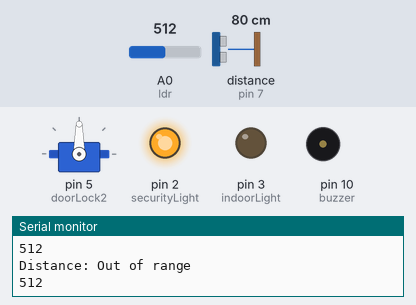
Bench run of a sketch on a simulated Arduino Uno, built with avr-gcc and run on an emulated ATmega328P. Parts: servo, output pins drawn as LEDs (lit = HIGH), buzzer (waves = sounding, pin HIGH), the last lines printed to the serial monitor. Wiring (inferred from the names in the program): ultrasonic range finder: trigger pin 6; echo pin 7. Inputs (shaded band) come from the test bench; at power-on: A0 (ldr) = 512, distance to the obstacle (sensor on pin 7) 80 cm. The echo pulse lasts 58.3 µs per cm; pins used as bus, display or sensor lines are not drawn.

Above: at 1.8 s.
1.9 s: A0 (ldr) set to 27
3.5 s: A0 (ldr) set to 22
At 4.9 s:
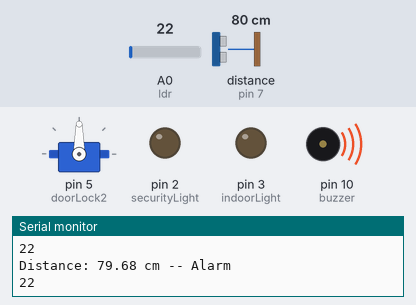
5.5 s: distance to the obstacle (sensor on pin 7) set to 145 cm
7.2 s: distance to the obstacle (sensor on pin 7) set to 153 cm
At 8.4 s:
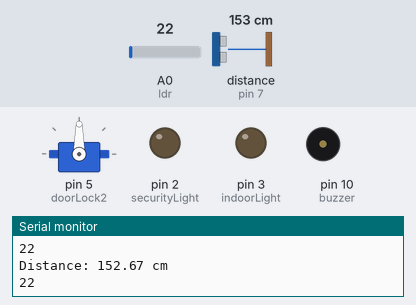
9.5 s: A0 (ldr) set to 122
At 10.3 s:
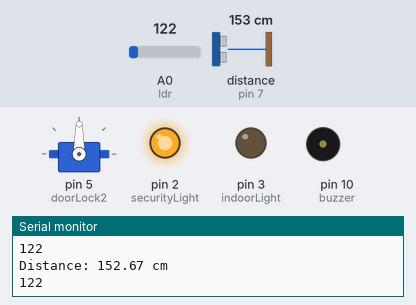
11.5 s: A0 (ldr) set to 15
At 12.6 s:
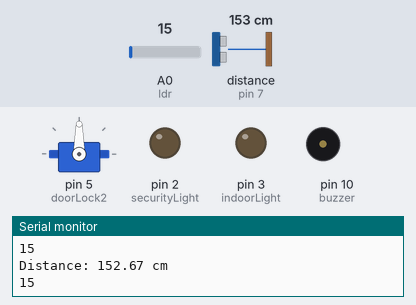
Timing chart, 0 to 14.5 s (numbered marks = the images above; inputs shaded):
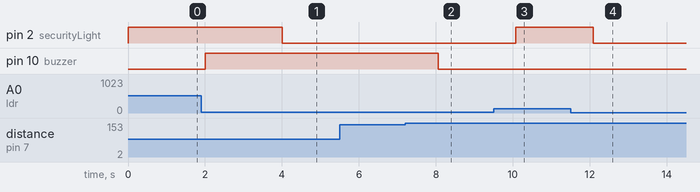

The sketch:

SecuritySystemPro.ino
```cpp
#include <Servo.h>

unsigned long buzzerRunTime = 0;
unsigned long buzzerDelayOff = 100;
unsigned long buzzerDelayON = 300;
byte buzzerState = LOW;

unsigned long ultraRunTime = 0;
unsigned long ultraPreviousTime = 0;
byte ultraState = HIGH;

unsigned long previousTime = 0;

// LEDs
#define securityLight 2
#define indoorLight 3
#define ldr A0
// servos
#define doorLock1 4
#define doorLock2 5
// HC-SR04
#define sensorTrig1 6
#define sensorEcho1 7
#define sensorTrig2 8 //
#define sensorEcho2 9 //

#define buzzer 10

Servo lock1, lock2;

float duration, distance;

void setup() {
  // put your setup code here, to run once:
  Serial.begin(9600);
  pinMode(securityLight, OUTPUT);
  pinMode(indoorLight, OUTPUT);
  pinMode(ldr, INPUT);

  lock1.attach(doorLock1);
  lock1.attach(doorLock2);

  pinMode(sensorTrig1, OUTPUT);
  pinMode(sensorEcho1, INPUT);

  pinMode(buzzer, OUTPUT);
}

void loop() {
  // put your main code here, to run repeatedly:
  buzzerRunTime = millis();
  ultraRunTime = millis();

  int darknessLevel = analogRead(ldr);
  Serial.println(darknessLevel);
  if(darknessLevel > 25){
    digitalWrite(securityLight, HIGH);
  } else {
    digitalWrite(securityLight, LOW);
  }
  senseDistance();
}

void senseDistance(){
  if(ultraState == HIGH){
    if((unsigned long) ultraRunTime - ultraPreviousTime >= 0.01){
      ultraState = LOW;
      digitalWrite(sensorTrig1, ultraState);
    }
  } else {
    if((unsigned long) ultraRunTime - ultraPreviousTime >= 0.002){
      ultraState = HIGH;
      digitalWrite(sensorTrig1, ultraState);
    }
  }
  digitalWrite(sensorTrig1, LOW);

  duration = pulseIn(sensorEcho1, HIGH);
  distance = (duration / 2) * 0.0343;

  Serial.print("Distance: ");
  if (distance >= 400 || distance <= 2)
  {
    Serial.println("Out of range");
  }
  else if(distance <= 150)
  {
    makeSound();
    Serial.print(distance);
    Serial.println(" cm -- Alarm");
  }
  else {
    Serial.print(distance);
    Serial.println(" cm");
    stopSound();
  }
}

void makeSound()
{
  if(buzzerState == LOW){
    if((unsigned long) buzzerRunTime - previousTime >= 600){
      buzzerState = HIGH;
      digitalWrite(buzzer, buzzerState);
    }else {
      if((unsigned long) buzzerRunTime - previousTime == 400){
        buzzerState = LOW;
        digitalWrite(buzzer, buzzerState);
      }
    }
  }
}

void stopSound(){
  digitalWrite(buzzer, LOW);
}
```

Measured:
- the behaviour switches between 26 and 25 on A0 (ldr) (found by bisection; images 0 and 1)
- the behaviour switches between 150 and 151 cm on distance to the obstacle (sensor on pin 7) (found by bisection; images 1 and 2)
- after the input at 3.5 s, pin 2 (securityLight): HIGH → LOW after 0.51 s
- after the input at 7.2 s, pin 10 (buzzer): HIGH → LOW after 0.86 s
- after the input at 9.5 s, pin 2 (securityLight): LOW → HIGH after 0.57 s
- after the input at 11.5 s, pin 2 (securityLight): HIGH → LOW after 0.59 s
